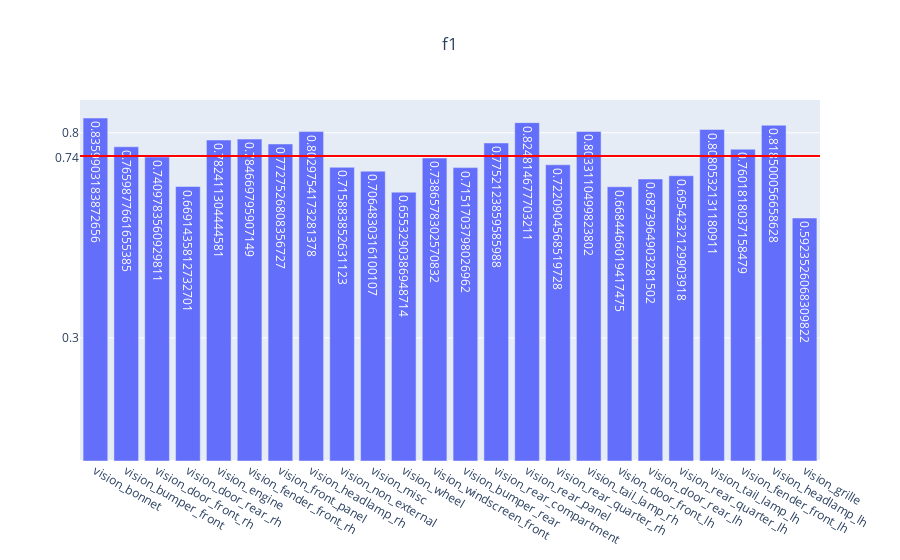

Notebook cell for this chart:
### Code cell
genVisMulitlabel(partEvalMetrics, "f1")

### Figure 1 — Plotly figure (JSON) as saved in the notebook; plotly's stock layout.template omitted (floating-point values rounded to 4 significant figures)
{"data": [{"text": [0.836, 0.766, 0.741, 0.6691, 0.7824, 0.7847, 0.7728, 0.803, 0.7159, 0.7065, 0.6553, 0.7387, 0.7152, 0.7752, 0.8248, 0.7221, 0.8033, 0.6684, 0.6874, 0.6954, 0.8081, 0.7602, 0.8185, 0.5924], "type": "bar", "x": ["vision_bonnet", "vision_bumper_front", "vision_door_front_rh", "vision_door_rear_rh", "vision_engine", "vision_fender_front_rh", "vision_front_panel", "vision_headlamp_rh", "vision_non_external", "vision_misc", "vision_wheel", "vision_windscreen_front", "vision_bumper_rear", "vision_rear_compartment", "vision_rear_panel", "vision_rear_quarter_rh", "vision_tail_lamp_rh", "vision_door_front_lh", "vision_door_rear_lh", "vision_rear_quarter_lh", "vision_tail_lamp_lh", "vision_fender_front_lh", "vision_headlamp_lh", "vision_grille"], "y": [0.836, 0.766, 0.741, 0.6691, 0.7824, 0.7847, 0.7728, 0.803, 0.7159, 0.7065, 0.6553, 0.7387, 0.7152, 0.7752, 0.8248, 0.7221, 0.8033, 0.6684, 0.6874, 0.6954, 0.8081, 0.7602, 0.8185, 0.5924]}], "layout": {"shapes": [{"line": {"color": "red", "width": 2}, "type": "line", "x0": 0, "x1": 1, "xref": "x domain", "y0": 0.7434, "y1": 0.7434, "yref": "y"}], "title": {"text": "f1", "x": 0.5}, "yaxis": {"tickmode": "array", "tickvals": ["0.74", 0.3, 0.8]}}}
